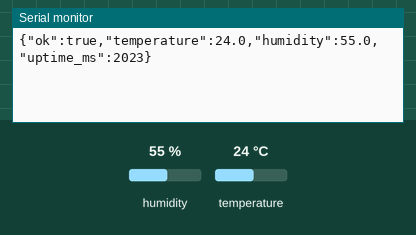
Bench run of a sketch on a simulated ESP8266 (NodeMCU). Parts: the last lines printed to the serial monitor. The inputs (shaded band) are chosen by the test bench; at power-on: humidity 55 %, temperature 24 °C.

Above: at 3.2 s.
3.3 s: humidity set to 22 %
At 5.9 s:
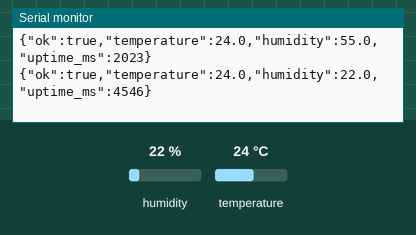
6.6 s: temperature set to 12 °C
At 7.4 s:
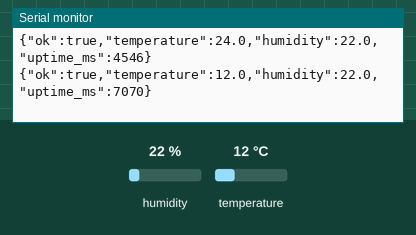
9.9 s: humidity set to 40 %
At 13.0 s:
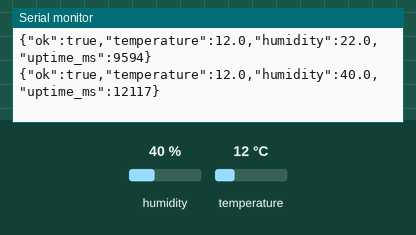
Timing chart, 0 to 14.5 s (numbered marks = the images above; inputs shaded):
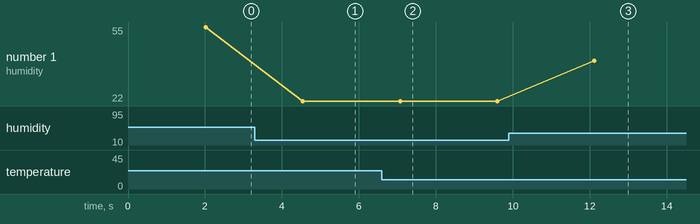

The sketch:

dht_monitor.ino
```cpp
#include <Arduino.h>
#include <ESP8266WiFi.h>
#include <DHT.h>

// NodeMCU D5 = GPIO14. DHT11 module: + -> 3V3, - -> GND, S -> D5.
DHT dht(D5, DHT11);
void setup() {
  Serial.begin(115200);
  WiFi.mode(WIFI_OFF);
  dht.begin();
  delay(2000);
}
void loop() {
  float h = dht.readHumidity();
  float t = dht.readTemperature();
  if (isnan(h) || isnan(t)) {
    Serial.println("{\"ok\":false,\"error\":\"DHT_READ_FAILED\"}");
  } else {
    Serial.printf("{\"ok\":true,\"temperature\":%.1f,\"humidity\":%.1f,\"uptime_ms\":%lu}\n", t, h, millis());
  }
  delay(2500);
}
```

Measured:
- after the input at 3.3 s, the serial monitor: prints a new line after 1.2 s (image 1)
- after the input at 6.6 s, the serial monitor: prints a new line after 0.47 s (image 2)
- after the input at 9.9 s, the serial monitor: prints a new line after 2.2 s (image 3)
- plotted number 1: 55 → 22 after the input at 3.3 s, 22 → 40 after the input at 9.9 s
